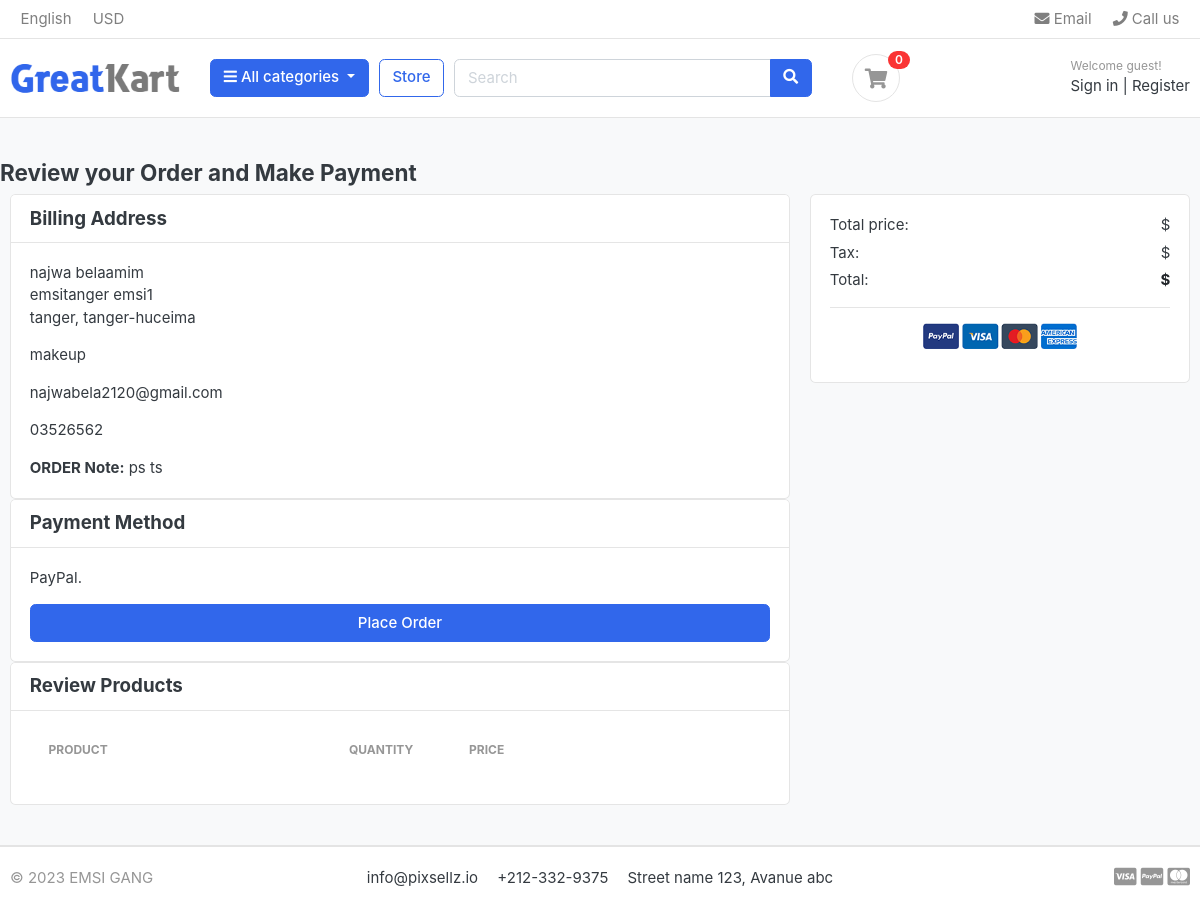
Screenshot of /orders/payments/55/ with the database file from the repository.
### orders/models.py (models this page shows, shortened)
class Order(models.Model):
    STATUS = (
        ('New', 'New'),
        ('Accepted', 'Accepted'),
        ('Completed', 'Completed'),
        ('Cancelled', 'Cancelled'),
    )
    user = models.ForeignKey(Account, on_delete=models.SET_NULL, null=True)
    payment = models.ForeignKey(Payment, on_delete=models.SET_NULL, blank=True, null=True)
    order_number = models.CharField(max_length=20)
    first_name = models.CharField(max_length=50)
    last_name = models.CharField(max_length=50)
    phone = models.CharField(max_length=15)
    email = models.EmailField(max_length=50)
    address_line_1 = models.CharField(max_length=50)
    address_line_2 = models.CharField(max_length=50, blank=True)
    country = models.CharField(max_length=50)
    state = models.CharField(max_length=50)
    city = models.CharField(max_length=50)
    order_note = models.CharField(max_length=100, blank=True)
    order_total = models.FloatField()
    tax = models.FloatField()
    status = models.CharField(max_length=10, choices=STATUS, default='New')
    ip = models.CharField(max_length=20, blank=True)
    is_ordered = models.BooleanField(default=False)
    created_at = models.DateTimeField(auto_now_add=True)
    updated_at = models.DateTimeField(auto_now=True)
    def full_name(self):
        return f"{self.first_name} {self.last_name}"
    def full_address(self):
        return f"{self.address_line_1} {self.address_line_2}"

### orders/views.py (the view)
# urls.py: path('payments/<str:order_number>/', views.payment, name='payments'),
def payment(request, order_number):
    order = get_object_or_404(Order, order_number=order_number)
    context = {
        'order': order,
    }
    return render(request, 'orders/payments.html', context)

### carts/context_processeur.py (called while the page is built)
def counter(request):
    cart_count = 0
    if 'admin' in request.path:
        return {}
    else:
        try:
            cart= Cart.objects.filter(cart_id=_cart_id(request))
            cart_items = CartItem.objects.all().filter(cart=cart[:1])
            for cart_item in cart_items :
                cart_count += cart_item.quantity
        except Cart.DoesNotExist:
            cart_count = 0
    return {'cart_count': cart_count}

### carts/views.py (called while the page is built)
def _cart_id(request):
    cart = request.session.session_key
    if not cart:
        cart = request.session.create()
    return cart

### category/context_processors.py (called while the page is built)
def menu_links(request):
    links = Category.objects.all()
    return dict(links=links)

### templates/orders/payments.html (shortened to what this page needs)
{% extends 'base.html' %}
{% load static %}
{% block content %}
<section class="section-content padding-y bg">
    <div class="container">
        <div class="row">
            <h4 class="text-center mb-10 "> Review your Order and Make Payment </h4>
            <aside class="col-lg-8">
                <div class="card">
                    <h5 class="card-header">Billing Address</h5>
                    <div class="card-body">
                        <p class="card-text mb-0">{{ order.full_name }}</p>
                        <p class="card-text mb-0">{{ order.full_address }}</p>
                        <p class="card-text">{{ order.city }}, {{ order.state }}</p>
                        <p class="card-text">{{ order.country }}</p>
                        <p class="card-text">{{ order.email }}</p>
                        <p class="card-text">{{ order.phone }}</p>
                        {% if order.order_note %}
                            <b>ORDER Note:</b> {{ order.order_note }}
                        {% endif %}
                    </div>
                </div>
                <div class="card">
                    <h5 class="card-header">Payment Method</h5>
                    <div class="card-body">
                        <p class="card-text">PayPal.</p>
                        <a href="{% url 'payments' %}" class="btn btn-primary btn-block">Place Order</a>
                    </div>
                </div>
                <div class="card">
                    <h5 class="card-header">Review Products</h5>
                    <div class="card-body">
                        <table class="table table-borderless table-shopping-cart">
                            <thead class="text-muted">
                                <tr class="small text-uppercase">
                                    <th scope="col">Product</th>
                                    <th scope="col" width="120">Quantity</th>
                                    <th scope="col" width="120">Price</th>
                                    <th scope="col" class="text-right" width="200"> </th>
                                </tr>
                            </thead>
                        </table>
                    </div>
                </div>
            </aside>
            <aside class="col-lg-4">
                <div class="card">
                    <div class="card-body">
                        <dl class="dlist-align">
                            <dt>Total price:</dt>
                            <dd class="text-right">$ {{ total }} </dd>
                        </dl>
                        <dl class="dlist-align">
                            <dt>Tax:</dt>
                            <dd class="text-right">$ {{ tax }}</dd>
                        </dl>
                        <dl class="dlist-align">
                            <dt>Total:</dt>
                            <dd class="text-right text-dark b"><strong> ${{ grand_total }}</strong></dd>
                        </dl>
                        <hr>
                        <p class="text-center mb-3">
                            <img src="{% static './images/misc/payments.png' %}" height="26">
                        </p>
                    </div>
                </div>
            </aside>
        </div>
    </div>
</section>
{% endblock %}

### templates/base.html (shortened to what this page needs)
{% load static %}
<!DOCTYPE HTML>
<html lang="en">
<head>
<link href="{% static 'css/bootstrap.css' %}" rel="stylesheet" type="text/css"/>
<link href="{% static 'fonts/fontawesome/css/all.min.css' %}" type="text/css" rel="stylesheet">
<link href="{% static 'css/ui.css' %}" rel="stylesheet" type="text/css"/>
<link href="{% static 'css/responsive.css' %}" rel="stylesheet" media="only screen and (max-width: 1200px)" />
</head>
<body>
    {% include 'includes/navbar.html' %}
    {% block content %}{% endblock %}
    {% include 'includes/footer.html' %}
</body>
</html>

### templates/includes/navbar.html (shortened to what this page needs)
{% load static %}
<header class="section-header">
    <nav class="navbar p-md-0 navbar-expand-sm navbar-light border-bottom">
    <div class="container">
      <div class="collapse navbar-collapse" id="navbarTop4">
        <ul class="navbar-nav mr-auto">
            <li class="nav-item dropdown">
                 <a href="#" class="nav-link">   English </a>
            </li>
            <li class="nav-item dropdown">
                <a href="#" class="nav-link"> USD </a>
            </li>
        </ul>
        <ul class="navbar-nav">
            <li><a href="#" class="nav-link"> <i class="fa fa-envelope"></i> Email </a></li>
            <li><a href="#" class="nav-link"> <i class="fa fa-phone"></i> Call us </a></li>
        </ul>
      </div>
    </div>
    </nav>
    <section class="header-main border-bottom">
        <div class="container">
    <div class="row align-items-center">
        <div class="col-lg-2 col-md-3 col-6">
            <a href="{% url 'home'%}" class="brand-wrap">
                <img class="logo" src="{% static "./images/logo.png" %}">
            </a>
        </div>
        <div class="col-lg col-sm col-md col-6 flex-grow-0">
            <div class="category-wrap dropdown d-inline-block float-right">
                <button type="button" class="btn btn-primary dropdown-toggle" data-toggle="dropdown">
                    <i class="fa fa-bars"></i> All categories
                </button>
            </div>
        </div>
        <a href="{% url 'store'%}" class="btn btn-outline-primary">Store</a>
        <div class="col-lg  col-md-6 col-sm-12 col">
            <form action="{% url 'search' %}" class="search" method='GET'>
                <div class="input-group w-100">
                    <input type="text" class="form-control" style="width:60%;" placeholder="Search" name="keyword">
                    <div class="input-group-append">
                      <button class="btn btn-primary" type="submit">
                        <i class="fa fa-search"></i>
                      </button>
                    </div>
                </div>
            </form>
        </div>
        <div class="col-lg-3 col-sm-6 col-8 order-2 order-lg-3">
            <div class="d-flex justify-content-end mb-3 mb-lg-0">
                {% if user.id is None %}
                    <div class="widget-header">
                        <small class="title text-muted">Welcome guest!</small>
                        <div>
                            <a href="{% url 'login' %}">Sign in</a> <span class="dark-transp"> | </span>
                            <a href="{% url 'register' %}">Register</a>
                        </div>
                    </div>
                {% endif %}
            </div>
        </div>
                        <a href="{% url 'cart' %}" class="widget-header pl-3 ml-3">
                            <div class="icon icon-sm rounded-circle border"><i class="fa fa-shopping-cart"></i></div>
                            <span class="badge badge-pill badge-danger notify">{{cart_count}}</span>
                        </a>
                    </div>
                </div>
    </section>
    </header>

### templates/includes/footer.html
<footer class="section-footer border-top">
	<div class="container">
		<section class="footer-bottom border-top row">
			<div class="col-md-2">
				<p class="text-muted"> &copy 2023 EMSI GANG </p>
			</div>
			<div class="col-md-8 text-md-center">
				<span  class="px-2">info@pixsellz.io</span>
				<span  class="px-2">+212-332-9375</span>
				<span  class="px-2">Street name 123, Avanue abc</span>
			</div>
			<div class="col-md-2 text-md-right text-muted">
				<i class="fab fa-lg fa-cc-visa"></i>
				<i class="fab fa-lg fa-cc-paypal"></i>
				<i class="fab fa-lg fa-cc-mastercard"></i>
			</div>
		</section>
	</div>
</footer>

### PFM/static/css/ui.css (style rules this page uses)
html { font-family: "Inter", sans-serif; font-size: 15px; }
.icon-xs, .icon-sm, .icon-md, .icon-lg { display: inline-block; text-align: center; flex-shrink: 0; flex-grow: 0; }
.icon-sm { width: 48px; height: 48px; line-height: 48px !important; font-size: 20px; }
.padding-y { padding-top: 40px; padding-bottom: 40px; }
.bg { background-color: #f8f9fa; }
.b { font-weight: 600; }
p:last-child { margin-bottom: 0; }
.header-main { position: relative; padding-top: 1rem; padding-bottom: 1rem; }
.brand-wrap .logo, .navbar-brand .logo { margin-right: 7px; max-height: 42px; display: inline-block; }
.widget-header { display: inline-block; vertical-align: middle; position: relative; }
.widget-header a { color: #343a40; }
.widget-header i { color: #969696; }
.widget-header .title { display: block; }
.widget-header .notify { position: absolute; top: -3px; right: -10px; }
.footer-bottom { padding-top: 20px; padding-bottom: 20px; }
[class*=dlist-] { margin-bottom: 5px; }
[class*=dlist-] dd { margin-bottom: 0; }
.dlist-align { display: flex; }
.dlist-align dt { width: 150px; word-wrap: break-word; font-weight: normal; }
.dlist-align dd { flex-grow: 1; }
.notify { position: absolute; top: -4px; right: -10px; display: inline-block; padding: 0.25em 0.6em; font-size: 12px; line-height: 1; text-align: center; border-radius: 3rem; color: #fff; background-color: #fa3434; }
.table-shopping-cart.table td, .table-shopping-cart.table th { padding-left: 1.25rem; padding-right: 1.25rem; }

### rows the page displays
Order: full_name "najwa belaamim", full_address "emsitanger emsi1", city "tanger", state "tanger-huceima", country "makeup", email "najwabela2120@gmail.com", phone "03526562", order_note "ps ts"

### other values shown
{{ cart_count }} "0"
